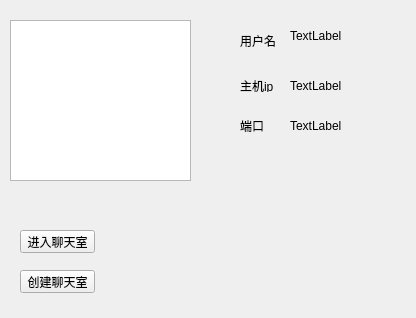
<?xml version="1.0" encoding="UTF-8"?>
<ui version="4.0">
 <class>Form</class>
 <widget class="QWidget" name="Form">
  <property name="geometry">
   <rect>
    <x>0</x>
    <y>0</y>
    <width>416</width>
    <height>318</height>
   </rect>
  </property>
  <property name="windowTitle">
   <string>Form</string>
  </property>
  <widget class="QGraphicsView" name="graphicsView_2">
   <property name="geometry">
    <rect>
     <x>10</x>
     <y>20</y>
     <width>181</width>
     <height>161</height>
    </rect>
   </property>
  </widget>
  <widget class="QLabel" name="label">
   <property name="geometry">
    <rect>
     <x>240</x>
     <y>20</y>
     <width>61</width>
     <height>41</height>
    </rect>
   </property>
   <property name="text">
    <string>用户名</string>
   </property>
  </widget>
  <widget class="QLabel" name="label_2">
   <property name="geometry">
    <rect>
     <x>240</x>
     <y>80</y>
     <width>54</width>
     <height>12</height>
    </rect>
   </property>
   <property name="text">
    <string>主机ip</string>
   </property>
  </widget>
  <widget class="QLabel" name="label_3">
   <property name="geometry">
    <rect>
     <x>240</x>
     <y>120</y>
     <width>54</width>
     <height>12</height>
    </rect>
   </property>
   <property name="text">
    <string>端口</string>
   </property>
  </widget>
  <widget class="QPushButton" name="pushButton">
   <property name="geometry">
    <rect>
     <x>20</x>
     <y>230</y>
     <width>75</width>
     <height>23</height>
    </rect>
   </property>
   <property name="text">
    <string>进入聊天室</string>
   </property>
  </widget>
  <widget class="QPushButton" name="pushButton_2">
   <property name="geometry">
    <rect>
     <x>20</x>
     <y>270</y>
     <width>75</width>
     <height>23</height>
    </rect>
   </property>
   <property name="text">
    <string>创建聊天室</string>
   </property>
  </widget>
  <widget class="QLabel" name="label_4">
   <property name="geometry">
    <rect>
     <x>290</x>
     <y>30</y>
     <width>54</width>
     <height>12</height>
    </rect>
   </property>
   <property name="text">
    <string>TextLabel</string>
   </property>
  </widget>
  <widget class="QLabel" name="label_5">
   <property name="geometry">
    <rect>
     <x>290</x>
     <y>80</y>
     <width>54</width>
     <height>12</height>
    </rect>
   </property>
   <property name="text">
    <string>TextLabel</string>
   </property>
  </widget>
  <widget class="QLabel" name="label_6">
   <property name="geometry">
    <rect>
     <x>290</x>
     <y>120</y>
     <width>54</width>
     <height>12</height>
    </rect>
   </property>
   <property name="text">
    <string>TextLabel</string>
   </property>
  </widget>
 </widget>
 <resources/>
 <connections/>
</ui>
